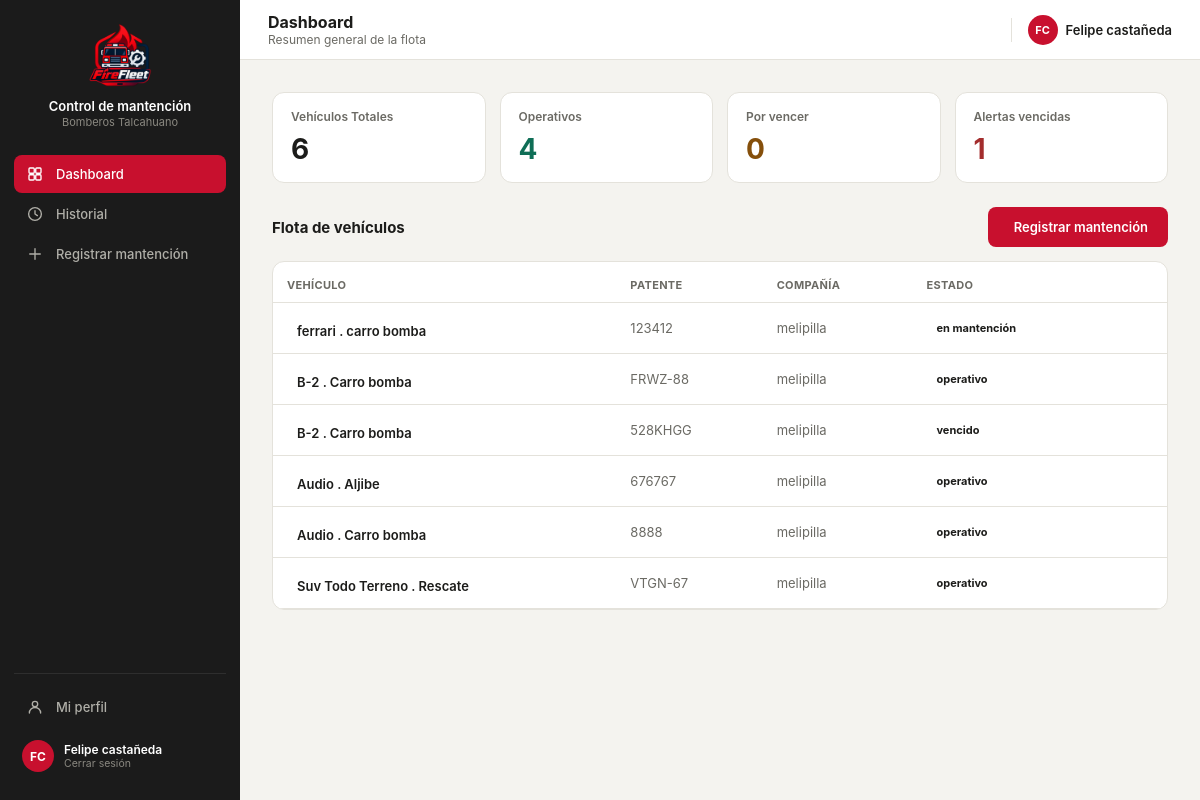
The app's page /dashboard/ (signed in) with its own data.
### core/models.py (models this page shows, shortened)
class Usuario(models.Model):
    id_user = models.AutoField(primary_key=True)
    user = models.OneToOneField(User, on_delete=models.CASCADE, related_name="perfil", null=True, blank=True)
    nombre = models.CharField(max_length=120)
    rol = models.CharField(max_length=50)
    id_compania = models.ForeignKey(
        Compania, on_delete=models.SET_NULL, null=True, blank=True,
        db_column="id_compania", related_name="usuarios",
    )
    telefono = models.CharField(max_length=30, blank=True, default='')
    class Meta:
        db_table = "usuario"

class Vehiculo(models.Model):
    id_vehi = models.AutoField(primary_key=True)
    patente = models.CharField(max_length=10, unique=True, null=True, blank=True)
    tipo_v = models.CharField(max_length=50)
    modelo = models.CharField(max_length=80, blank=True)
    anio = models.IntegerField(null=True, blank=True, db_column="año")
    id_compania = models.ForeignKey(
        Compania, on_delete=models.PROTECT, db_column="id_compania", related_name="vehiculos",
    )
    estado = models.CharField(max_length=30, default="operativo")
    kilometraje = models.DecimalField(max_digits=10, decimal_places=2, default=0)
    proxima_mantencion = models.DateField(null=True, blank=True)
    class Meta:
        db_table = "vehiculo"

class Compania(models.Model):
    id_comp = models.AutoField(primary_key=True)
    nombre = models.CharField(max_length=100)
    direccion = models.CharField(max_length=200, blank=True, db_column="dirección")
    telefono = models.CharField(max_length=20, blank=True, db_column="teléfono")
    class Meta:
        db_table = "compania"
        verbose_name_plural = "Compañías"
    def __str__(self):
        return self.nombre

### core/views.py (the view)
# urls.py: path('dashboard/', views.dashboard, name='dashboard'),
@login_required(login_url='index')
def dashboard(request):
    perfil = request.user.perfil
    current_user_data = {
        'name': perfil.nombre,
        'role': perfil.rol,
        'comp': str(perfil.id_compania) if perfil.id_compania else 'Sin Compañía',
        'initials': ''.join([palabra[0].upper() for palabra in perfil.nombre.split()[:2]]),
        'isAdmin': request.user.is_superuser or perfil.rol.lower() == 'administrador'
    }
    context = {
        'current_user': current_user_data,
        'total_vehiculos': Vehiculo.objects.count(),
        'vehiculos_operativos': Vehiculo.objects.filter(estado__iexact='operativo').count(),
        'vehiculos_por_vencer': Vehiculo.objects.filter(estado__iexact='por vencer').count(),
        'vehiculos_vencidos': Vehiculo.objects.filter(estado__iexact='vencido').count(),
        'flota': Vehiculo.objects.select_related('id_compania').all(),
    }
    return render(request, 'core/dashboard.html', context)

### core/templates/core/dashboard.html (shortened to what this page needs)
{% load static %}
<!DOCTYPE html>
<html lang="es">
<head>
<link rel="stylesheet" href="https://cdnjs.cloudflare.com/ajax/libs/tabler-icons/2.44.0/iconfont/tabler-icons.min.css">
<link rel="stylesheet" href="{% static 'styles.css' %}">
</head>
<body>
<div class="layout">
  <div class="sidebar">
    <div class="sidebar-brand">
      <div class="logo"><img src="{% static 'imagenes/logo2.png' %}" alt="Logo Control de mantención"></div>
      <div><p class="t1">Control de mantención</p><p class="t2">Bomberos Talcahuano</p></div>
    </div>
    <a class="nav-item active" href="{% url 'dashboard' %}">Dashboard</a>
    <a class="nav-item" href="{% url 'historial' %}"><svg class="nav-icon" viewBox="0 0 24 24" fill="none" stroke="currentColor" stroke-width="1.8" stroke-linecap="round" stroke-linejoin="round"><circle cx="12" cy="12" r="8.5"/><polyline points="12 7.5 12 12 15.2 14.2"/></svg>Historial</a>
    <a class="nav-item" href="{% url 'registrar' %}"><svg class="nav-icon" viewBox="0 0 24 24" fill="none" stroke="currentColor" stroke-width="1.8" stroke-linecap="round" stroke-linejoin="round"><line x1="12" y1="5" x2="12" y2="19"/><line x1="5" y1="12" x2="19" y2="12"/></svg>Registrar mantención</a>
    <div class="sidebar-footer">
      <a class="nav-item" href="{% url 'perfil' %}"><svg class="nav-icon" viewBox="0 0 24 24" fill="none" stroke="currentColor" stroke-width="1.8" stroke-linecap="round" stroke-linejoin="round"><circle cx="12" cy="8" r="3.6"/><path d="M4.5 20c0-4.1 3.4-7.4 7.5-7.4s7.5 3.3 7.5 7.4"/></svg>Mi perfil</a>
      <a class="sidebar-user" href="{% url 'logout' %}" style="margin-top:6px; text-decoration:none;">
        <div class="av">{{ current_user.initials }}</div>
        <div>
          <p class="name">{{ current_user.name }}</p>
          <p class="role">Cerrar sesión</p>
        </div>
      </a>
    </div>
  </div>
  <div class="main">
    <div class="topbar">
      <div style="display:flex; align-items:center; gap:12px;">
        <div><h2>Dashboard</h2><p class="crumb">Resumen general de la flota</p></div>
      </div>
      <div style="display:flex; align-items:center; gap:16px;">
        <div style="display:flex; align-items:center; gap:8px;">
          <div style="width:30px; height:30px; border-radius:50%; background:var(--red); display:flex; align-items:center; justify-content:center; color:#fff; font-size:11px; font-weight:700;">
            {{ current_user.initials }}
          </div>
          <span style="font-size:13px; font-weight:600;">{{ current_user.name }}</span>
        </div>
      </div>
    </div>
    <div class="content">
      <div style="display:grid; grid-template-columns:repeat(4,1fr); gap:14px; margin-bottom:24px;">
        <div class="stat">
            <p class="lbl">Vehículos Totales</p>
            <p class="val">{{ total_vehiculos }}</p>
        </div>
        <div class="stat">
            <p class="lbl">Operativos</p>
            <p class="val" style="color:#0F6E56;">{{ vehiculos_operativos }}</p>
        </div>
        <div class="stat">
            <p class="lbl">Por vencer</p>
            <p class="val" style="color:#854F0B;">{{ vehiculos_por_vencer }}</p>
        </div>
        <div class="stat">
            <p class="lbl">Alertas vencidas</p>
            <p class="val" style="color:#A32D2D;">{{ vehiculos_vencidos }}</p>
        </div>
      </div>
      <div style="display:flex; align-items:center; justify-content:space-between; margin-bottom:14px;">
        <h3 style="font-size:15px; margin:0;">Flota de vehículos</h3>
        <a class="btn-primary" href="{% url 'registrar' %}">Registrar mantención</a>
      </div>
      <div class="card" style="padding:0; overflow:hidden;">
        <table>
          <thead><tr><th>Vehículo</th><th>Patente</th><th>Compañía</th><th>Estado</th><th></th></tr></thead>
          <tbody>
            {% for v in flota %}
             <tr class="clickable" data-href="{% url 'vehidetalle' v.id_vehi %}" onclick="window.location.href=this.dataset.href">
              <td style="font-weight:600;"><span style="display:inline-flex; align-items:center; gap:10px;">{{ v.modelo }}  . {{v.tipo_v }}</span></td>
              <td style="color:var(--text2);">{{ v.patente }}</td>
              <td style="color:var(--text2);">{{ v.id_compania }}</td>
              <td><span class="pill pill-{{ v.badge_status }}">{{ v.estado }}</span></td>
              <td style="text-align:right; color:var(--text2);"></td>
            </tr>
            {% empty %}
            <tr>
              <td colspan="6" style="text-align:center; padding:20px; color:var(--text2);">No hay vehículos registrados en la base de datos.</td>
            </tr>
            {% endfor %}
          </tbody>
        </table>
      </div>
    </div>
  </div>
</div>
</body>
</html>

### core/static/styles.css (style rules this page uses)
:root { --red:#C8102E; --dark:#212121; --darker:#181818; --sidebar-bg:#1B1B1B; --sidebar-hover:#2A2A2A; --input-bg:#fff; --input-border:#D8D6CE; --muted:#8A8880; --amber:#854F0B; --amber-bg:#FDECC8; --green:#0F6E56; --green-bg:#DCEEE8; --danger:#A32D2D; --danger-bg:#F6DCDC; --surface1:#F4F3EF; --surface2:#FFFFFF; --border:#E4E2DB; --text1:#1C1C1A; --text2:#6B6A64; }
* { box-sizing:border-box; -webkit-tap-highlight-color:transparent; }
body { margin:0; font-family:-apple-system,BlinkMacSystemFont,"Segoe UI",Roboto,Helvetica,Arial,sans-serif; background:var(--surface1); color:var(--text1); min-height:100vh; }
.layout { display:flex; min-height:100vh; }
.sidebar { width:240px; background:var(--sidebar-bg); flex-shrink:0; display:flex; flex-direction:column; padding:20px 14px; position:sticky; top:0; height:100vh; }
.sidebar-brand { display:flex; flex-direction:column; align-items:center; text-align:center; gap:10px; padding:4px 8px 26px; }
.sidebar-brand .logo { width:64px; height:64px; display:flex; align-items:center; justify-content:center; flex-shrink:0; overflow:hidden; }
.sidebar-brand .logo img { width:100%; height:100%; object-fit:contain; display:block; }
.sidebar-brand .t1 { color:#fff; font-size:13px; font-weight:600; margin:0; line-height:1.3; }
.sidebar-brand .t2 { color:#8A8880; font-size:11px; margin:0; }
.nav-item { display:flex; align-items:center; gap:12px; padding:10px 12px; border-radius:8px; color:#B0AFA8; font-size:13px; font-weight:500; cursor:pointer; border:none; background:none; width:100%; text-align:left; margin-bottom:2px; text-decoration:none; }
.nav-item .nav-icon { width:18px; height:18px; flex-shrink:0; }
.nav-item.active { background:var(--red); color:#fff; }
.sidebar-footer { margin-top:auto; padding-top:14px; border-top:1px solid #2E2E2E; }
.sidebar-user { display:flex; align-items:center; gap:10px; padding:8px; border-radius:8px; cursor:pointer; }
.sidebar-user .av { width:32px; height:32px; border-radius:50%; background:var(--red); display:flex; align-items:center; justify-content:center; color:#fff; font-size:12px; font-weight:700; flex-shrink:0; }
.sidebar-user .name { color:#fff; font-size:12px; font-weight:600; margin:0; }
.sidebar-user .role { color:#8A8880; font-size:10.5px; margin:0; }
.main { flex:1; min-width:0; }
.topbar { height:60px; background:var(--surface2); border-bottom:1px solid var(--border); display:flex; align-items:center; justify-content:space-between; padding:0 28px; position:sticky; top:0; z-index:10; }
.topbar h2 { font-size:16px; font-weight:700; margin:0; }
.topbar .crumb { font-size:12px; color:var(--text2); margin:0; }
.content { padding:28px 32px; max-width:1200px; margin:0 auto; }
.card { background:var(--surface2); border:1px solid var(--border); border-radius:12px; padding:18px; }
.btn-primary { background:var(--red); border:none; color:#fff; height:40px; padding:0 20px; border-radius:8px; font-weight:600; font-size:13px; cursor:pointer; display:inline-flex; align-items:center; gap:6px; }
.pill { font-size:11px; font-weight:700; padding:4px 10px; border-radius:20px; display:inline-block; }
table { width:100%; border-collapse:collapse; }
th { text-align:left; font-size:11px; color:var(--text2); font-weight:700; text-transform:uppercase; letter-spacing:0.03em; padding:16px 14px 10px; border-bottom:1px solid var(--border); }
td { padding:14px; border-bottom:1px solid var(--border); font-size:13px; vertical-align:middle; }
tr.clickable { cursor:pointer; }
.stat { background:var(--surface2); border:1px solid var(--border); border-radius:12px; padding:16px 18px; }
.stat .lbl { font-size:12px; color:var(--text2); margin:0 0 8px; font-weight:600; }
.stat .val { font-size:28px; font-weight:700; margin:0; }
a.btn-primary, a.btn-secondary { text-decoration:none; justify-content:center; }
.content { padding: 32px; flex: 1; }

### records on screen
Usuario: name "Felipe castañeda"
Vehiculo: modelo "ferrari", tipo_v "carro bomba", patente "123412", id_compania "melipilla", estado "en mantención"
Vehiculo: modelo "B-2", tipo_v "Carro bomba", patente "FRWZ-88", id_compania "melipilla", estado "operativo"
Vehiculo: modelo "B-2", tipo_v "Carro bomba", patente "528KHGG", id_compania "melipilla", estado "vencido"
Vehiculo: modelo "Audio", tipo_v "Aljibe", patente "676767", id_compania "melipilla", estado "operativo"
Vehiculo: modelo "Audio", tipo_v "Carro bomba", patente "8888", id_compania "melipilla", estado "operativo"
Vehiculo: modelo "Suv Todo Terreno", tipo_v "Rescate", patente "VTGN-67", id_compania "melipilla", estado "operativo"

### other values on screen
{{ current_user.initials }} "FC"
{{ total_vehiculos }} "6"
{{ vehiculos_operativos }} "4"
{{ vehiculos_por_vencer }} "0"
{{ vehiculos_vencidos }} "1"
